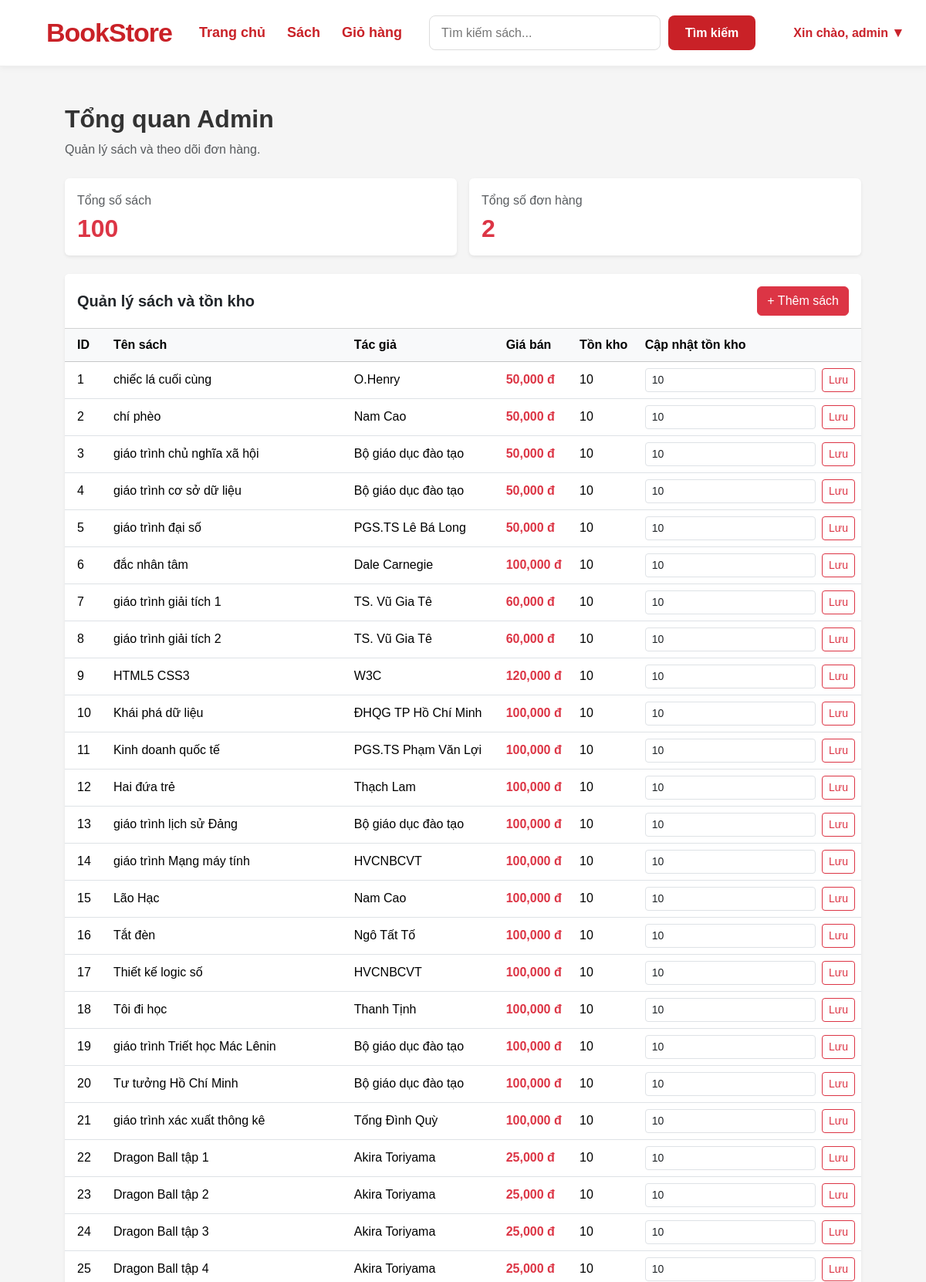
The page /admin (signed in, upper part) on the database its author committed.
### app/models.py (models this page shows)
class Book(db.Model):
    id = db.Column(db.Integer, primary_key=True)
    title = db.Column(db.String(150), nullable=False)
    author = db.Column(db.String(100), nullable=False)
    price = db.Column(db.Float, nullable=False)
    description = db.Column(db.Text)
    image_url = db.Column(db.String(255))
    stock = db.Column(db.Integer, default=0)

### app/routes.py (the view)
@app.route('/admin')
@admin_required
def admin_dashboard():
    books = Book.query.all()
    orders = Order.query.order_by(Order.created_at.desc()).all()
    return render_template('admin/dashboard.html', books=books, orders=orders)

### app/routes.py (called while the page is built)
def admin_required(f):
    @wraps(f)
    def decorated_function(*args, **kwargs):
        if 'user_id' not in session:
            return jsonify({'status': 'error', 'message': 'Vui lòng đăng nhập!'}), 401
        if session.get('role') != 'admin':
            return jsonify({'status': 'error', 'message': 'Bạn không có quyền Admin!'}), 403
        return f(*args, **kwargs)
    return decorated_function

### app/templates/admin/dashboard.html (shortened to what this page needs)
{% extends "base.html" %}
{% block content %}
<div class="container-fluid py-4 px-3 px-md-4">
    <div class="mb-4">
        <h2 class="fw-bold">Tổng quan Admin</h2>
        <p class="text-muted mb-0">Quản lý sách và theo dõi đơn hàng.</p>
    </div>
    <div class="row g-3 mb-4">
        <div class="col-12 col-md-6">
            <div class="card border-0 shadow-sm h-100">
                <div class="card-body">
                    <p class="text-muted mb-1">Tổng số sách</p>
                    <h2 class="text-danger fw-bold mb-0">
                        {{ books|length }}
                    </h2>
                </div>
            </div>
        </div>
        <div class="col-12 col-md-6">
            <div class="card border-0 shadow-sm h-100">
                <div class="card-body">
                    <p class="text-muted mb-1">Tổng số đơn hàng</p>
                    <h2 class="text-danger fw-bold mb-0">
                        {{ orders|length }}
                    </h2>
                </div>
            </div>
        </div>
    </div>
    <div class="card border-0 shadow-sm mb-4">
        <div class="card-header bg-white py-3">
            <div class="d-flex justify-content-between align-items-center flex-wrap gap-2">
                <h5 class="fw-bold mb-0">Quản lý sách và tồn kho</h5>
                <a href="{{ url_for('admin_add_book') }}"
                   class="btn btn-danger">
                    + Thêm sách
                </a>
            </div>
        </div>
        <div class="table-responsive">
            <table class="table table-hover align-middle mb-0">
                <thead class="table-light">
                    <tr>
                        <th class="ps-3">ID</th>
                        <th>Tên sách</th>
                        <th>Tác giả</th>
                        <th>Giá bán</th>
                        <th>Tồn kho</th>
                        <th>Cập nhật tồn kho</th>
                    </tr>
                </thead>
                <tbody>
                    {% for book in books %}
                    <tr>
                        <td class="ps-3">{{ book.id }}</td>
                        <td>{{ book.title }}</td>
                        <td>{{ book.author }}</td>
                        <td class="text-danger fw-semibold">
                            {{ "{:,.0f}".format(book.price|float) }} đ
                        </td>
                        <td>
                            {% if book.stock == 0 %}
                                <span class="badge bg-danger">Hết hàng</span>
                            {% else %}
                                {{ book.stock }}
                            {% endif %}
                        </td>
                        <td>
                            <form method="POST"
                                  action="{{ url_for('admin_update_stock', book_id=book.id) }}"
                                  class="d-flex gap-2"
                                  style="min-width: 190px;">
                                <input type="number" name="stock"
                                       class="form-control form-control-sm"
                                       min="0" value="{{ book.stock }}"
                                       required>
                                <button type="submit"
                                        class="btn btn-sm btn-outline-danger">
                                    Lưu
                                </button>
                            </form>
                        </td>
                    </tr>
                    {% else %}
                    <tr>
                        <td colspan="6" class="text-center text-muted py-4">
                            Chưa có sách trong cơ sở dữ liệu.
                        </td>
                    </tr>
                    {% endfor %}
                </tbody>
            </table>
        </div>
    </div>
</div>
{% endblock %}

### app/static/css/style.css (style rules this page uses)
*, *::before, *::after { box-sizing: border-box; }
html { font-family: "Segoe UI", Arial, sans-serif; -webkit-text-size-adjust: 100%; text-size-adjust: 100%; }
body { margin: 0; padding: 0; font-family: "Segoe UI", Arial, sans-serif; font-size: 16px; font-weight: 400; line-height: 1.6; color: #333; background-color: #f5f5f5; }
h1, h2, h3, h4, h5, h6, p, span, a, label, button, input, textarea, select, option, strong, small, li, td, th { font-family: inherit; }
button, input, textarea, select { font-size: inherit; }
a { color: inherit; text-decoration: none; }
h1, h2, h3, h4, h5, h6, p { overflow-wrap: break-word; }
body { font-family: Arial, Helvetica, sans-serif; color: #333; background-color: #f5f5f5; line-height: 1.6; }
button, input, textarea, select { font-family: inherit; font-size: inherit; }

### rows shown on the page
Book: id "1", title "chiếc lá cuối cùng", author "O.Henry", price "50,000", stock "10"
Book: id "2", title "chí phèo", author "Nam Cao", price "50,000", stock "10"
Book: id "3", title "giáo trình chủ nghĩa xã hội", author "Bộ giáo dục đào tạo", price "50,000", stock "10"
Book: id "4", title "giáo trình cơ sở dữ liệu", author "Bộ giáo dục đào tạo", price "50,000", stock "10"
Book: id "5", title "giáo trình đại số", author "PGS.TS Lê Bá Long", price "50,000", stock "10"
Book: id "6", title "đắc nhân tâm", author "Dale Carnegie", price "100,000", stock "10"
Book: id "7", title "giáo trình giải tích 1", author "TS. Vũ Gia Tê", price "60,000", stock "10"
Book: id "8", title "giáo trình giải tích 2", author "TS. Vũ Gia Tê", price "60,000", stock "10"
Book: id "9", title "HTML5 CSS3", author "W3C", price "120,000", stock "10"
Book: id "10", title "Khái phá dữ liệu", author "ĐHQG TP Hồ Chí Minh", price "100,000", stock "10"
Book: id "11", title "Kinh doanh quốc tế", author "PGS.TS Phạm Văn Lợi", price "100,000", stock "10"
Book: id "12", title "Hai đứa trẻ", author "Thạch Lam", price "100,000", stock "10"
Book: id "13", title "giáo trình lịch sử Đảng", author "Bộ giáo dục đào tạo", price "100,000", stock "10"
Book: id "14", title "giáo trình Mạng máy tính", author "HVCNBCVT", price "100,000", stock "10"
Book: id "15", title "Lão Hạc", author "Nam Cao", price "100,000", stock "10"
Book: id "16", title "Tắt đèn", author "Ngô Tất Tố", price "100,000", stock "10"
Book: id "17", title "Thiết kế logic số", author "HVCNBCVT", price "100,000", stock "10"
Book: id "18", title "Tôi đi học", author "Thanh Tịnh", price "100,000", stock "10"
Book: id "19", title "giáo trình Triết học Mác Lênin", author "Bộ giáo dục đào tạo", price "100,000", stock "10"
Book: id "20", title "Tư tưởng Hồ Chí Minh", author "Bộ giáo dục đào tạo", price "100,000", stock "10"
Book: id "21", title "giáo trình xác xuất thông kê", author "Tống Đình Quỳ", price "100,000", stock "10"
Book: id "22", title "Dragon Ball tập 1", author "Akira Toriyama", price "25,000", stock "10"
Book: id "23", title "Dragon Ball tập 2", author "Akira Toriyama", price "25,000", stock "10"
Book: id "24", title "Dragon Ball tập 3", author "Akira Toriyama", price "25,000", stock "10"
Book: id "25", title "Dragon Ball tập 4", author "Akira Toriyama", price "25,000", stock "10"

### other values the page prints
{{ session.get('username', 'Tài khoản') }} "admin"
{{ books|length }} "100"
{{ orders|length }} "2"
